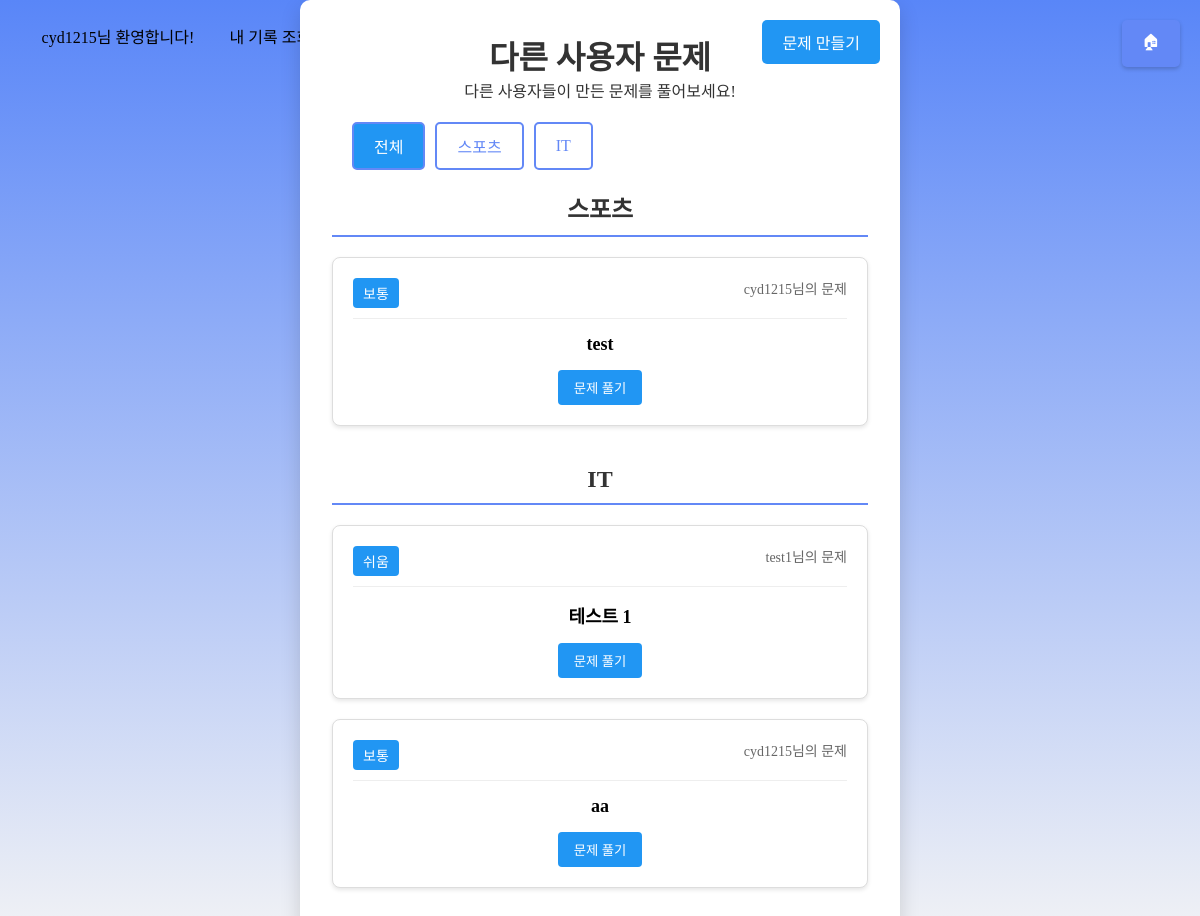
Page /accounts/user_quizzes/ (signed in) on the earlier database version.
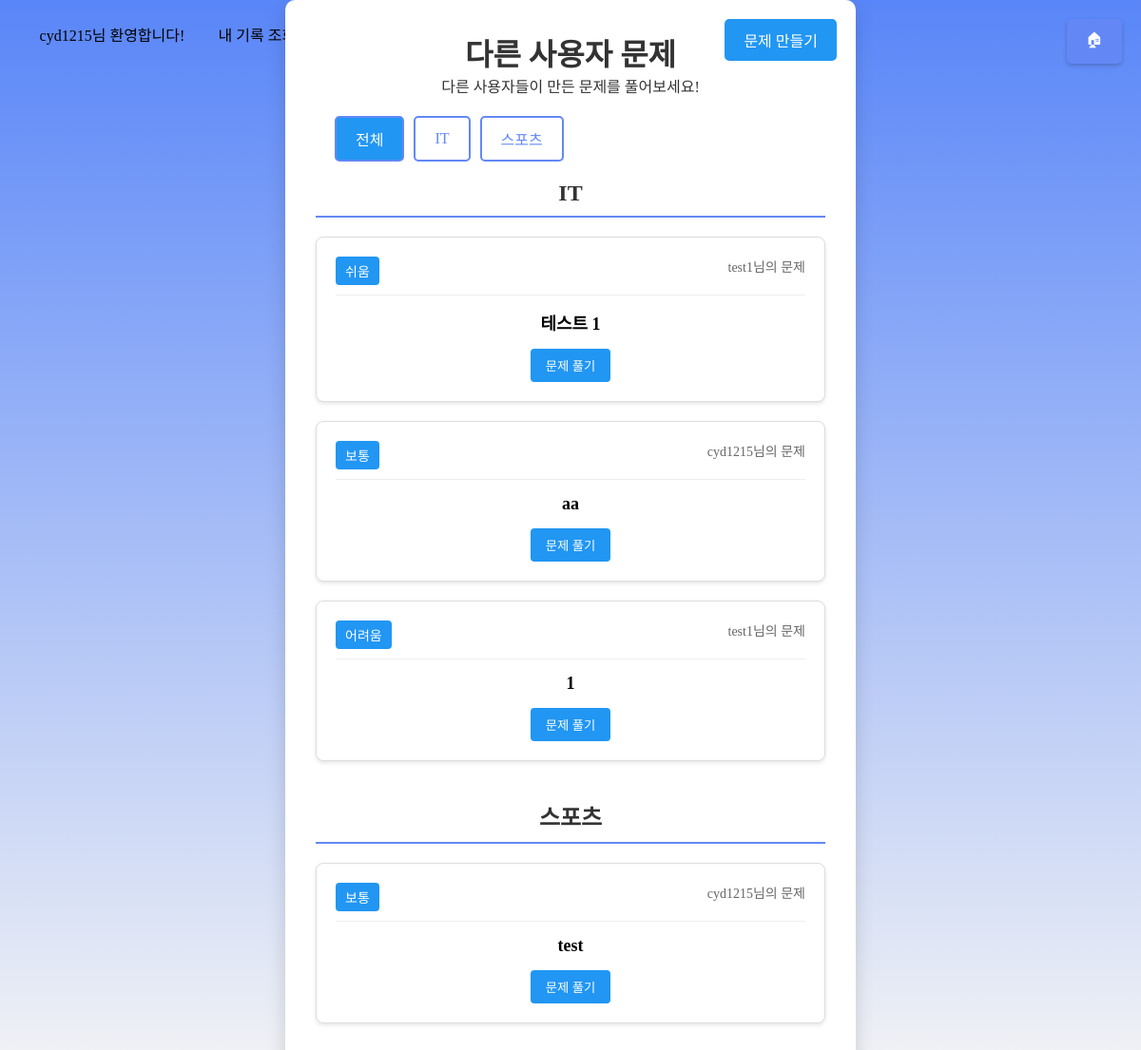
Same page on the later database version.
### quiz/models.py (models this page shows, shortened)
class UserQuiz(models.Model):
    DIFFICULTY_CHOICES = [
        ('easy', '쉬움'),
        ('medium', '보통'),
        ('hard', '어려움'),
    ]
    CATEGORY_CHOICES = [
        ('it', 'IT'),
        ('sports', '스포츠'),
        ('literature', '문학'),
        ('art', '예술'),
        ('economy', '경제'),
        ('proverb', '속담/사자성어'),
        ('history', '역사'),
        ('commonSense', '상식'),
    ]
    creator = models.ForeignKey(User, on_delete=models.CASCADE, related_name='created_quizzes')
    category = models.CharField(max_length=20, choices=CATEGORY_CHOICES)
    difficulty = models.CharField(max_length=10, choices=DIFFICULTY_CHOICES)
    question = models.TextField()
    created_at = models.DateTimeField(auto_now_add=True)

### quiz/views.py (the view)
# urls.py: path('user_quizzes/', quiz_views.user_quizzes, name='user_quizzes'),
@login_required
def user_quizzes(request):
    quizzes = UserQuiz.objects.all().order_by('-created_at')
    quizzes_by_category = {}
    difficulty_order = {'easy': 0, 'medium': 1, 'hard': 2}  # 난이도 정렬 순서 정의
    for quiz in quizzes:
        category_display = quiz.get_category_display()
        if category_display not in quizzes_by_category:
            quizzes_by_category[category_display] = []
        quizzes_by_category[category_display].append(quiz)
    for category in quizzes_by_category:
        quizzes_by_category[category].sort(key=lambda x: difficulty_order[x.difficulty])
    return render(request, 'accounts/user_quizzes.html', {'quizzes_by_category': quizzes_by_category})

### accounts/templates/accounts/user_quizzes.html (shortened to what this page needs)
{% load static %}
<!DOCTYPE html>
<html lang="ko">
  <head>
    <link rel="stylesheet" href="{% static 'css/styles.css' %}" />
  </head>
  <body>
    <a href="http://localhost:8000" class="main-menu-btn">🏠︎</a>
    <header>
      <div class="loginDivPa">
        {% if request.user.is_authenticated %}
        <div class="loginDivCh welcomeMsg">
          {{ request.user.username }}님 환영합니다!
        </div>
        <a class="loginDivCh" href="{% url 'my_results' %}">내 기록 조회</a>
        <div class="loginDivCh logout">
          <a href="{% url 'logout' %}">로그아웃</a>
        </div>
        {% endif %}
      </div>
    </header>
    <main>
      <div class="container" id="quizListContainer">
        <button class="create-btn" onclick="showCreateQuiz()">
          문제 만들기
        </button>
        <div class="title">
          <h1>다른 사용자 문제</h1>
          <p>다른 사용자들이 만든 문제를 풀어보세요!</p>
        </div>
        <div class="category-buttons">
          <button class="category-filter-btn active" data-category="all">
            전체
          </button>
          {% for category in quizzes_by_category.keys %}
          <button class="category-filter-btn" data-category="{{ category }}">
            {{ category }}
          </button>
          {% endfor %}
        </div>
        <div class="quiz-list">
          {% for category, quizzes in quizzes_by_category.items %}
          <div class="category-section active" data-category="{{ category }}">
            <h2 class="category-title">{{ category }}</h2>
            {% for quiz in quizzes %}
            <div class="quiz-item">
              <div class="quiz-header">
                <span class="quiz-difficulty"
                  >{{ quiz.get_difficulty_display }}</span
                >
                <span class="quiz-creator"
                  >{{ quiz.creator.username }}님의 문제</span
                >
              </div>
              <div class="quiz-content">
                <p class="quiz-question">{{ quiz.question }}</p>
              </div>
              <div class="quiz-footer">
                <button
                  class="solve-btn"
                  onclick="showQuizModal('{{ quiz.id }}')"
                >
                  문제 풀기
                </button>
              </div>
            </div>
            {% endfor %}
          </div>
          {% empty %}
          <div class="no-quizzes">
            <p>아직 등록된 문제가 없습니다. 첫 번째 문제를 만들어보세요!</p>
          </div>
          {% endfor %}
        </div>
      </div>
    </main>
  </body>
</html>

### static/css/styles.css (style rules this page uses)
* { margin: 0; padding: 0; box-sizing: border-box; font-family: 'BMJUA'; }
a { color: inherit; text-decoration: none; }
body { background: linear-gradient(to bottom, #5986f8, hsl(0, 0%, 96%)); background-repeat: no-repeat; background-size: cover; }
header { height: 0; }
.loginDivPa { width: 10rem; display: flex; position: relative; left: 0.6rem; top: 1.3rem; }
.loginDivCh { flex: 1 0 auto; margin-left: 1.8rem; border-radius: 10px; transition: background-color 0.3s, transform 0.2s; text-align: center; padding: 0.2rem; }
main { float: none; min-height: 100vh; display: flex; justify-content: center; align-items: center; }
.container { background: #fff; width: 90%; max-width: 600px; padding: 2rem; border-radius: 10px; box-shadow: 0 8px 20px rgba(0, 0, 0, 0.15); position: relative; text-align: center; }
.title { font-size: 1rem; margin-bottom: 0.9rem; color: #333; }

### accounts/templates/accounts/user_quizzes.html (style rules this page uses)
.create-btn { position: absolute; top: 20px; right: 20px; padding: 10px 20px; background-color: #2196f3; color: white; border: none; border-radius: 5px; cursor: pointer; font-size: 16px; transition: background-color 0.3s; }
.container { position: relative; }
.quiz-list { margin-top: 20px; }
.quiz-item { background: white; border: 1px solid #ddd; border-radius: 8px; padding: 20px; margin-bottom: 20px; box-shadow: 0 2px 4px rgba(0, 0, 0, 0.1); }
.quiz-header { display: flex; justify-content: space-between; margin-bottom: 15px; padding-bottom: 10px; border-bottom: 1px solid #eee; }
.quiz-difficulty { background: #2196f3; color: white; padding: 5px 10px; border-radius: 4px; font-size: 14px; }
.quiz-creator { color: #666; font-size: 14px; }
.quiz-content { margin: 15px 0; }
.quiz-question { font-size: 18px; font-weight: bold; margin-bottom: 15px; }
.quiz-footer { color: #999; font-size: 14px; margin-top: 15px; }
.category-section { margin-bottom: 40px; }
.category-title { font-size: 24px; color: #333; margin-bottom: 20px; padding-bottom: 10px; border-bottom: 2px solid #6388f6; }
.category-buttons { display: flex; flex-wrap: wrap; gap: 10px; margin: 20px 0; padding: 0 20px; }
.category-filter-btn { padding: 10px 20px; border: 2px solid #6388f6; border-radius: 5px; background: white; color: #6388f6; cursor: pointer; transition: all 0.3s; font-size: 16px; }
.category-filter-btn.active { background: #2196f3; color: white; }
.category-section { display: none; }
.category-section.active { display: block; }
.solve-btn { padding: 8px 16px; background-color: #2196f3; color: white; border: none; border-radius: 4px; cursor: pointer; transition: background-color 0.3s; }
.main-menu-btn { position: fixed; top: 20px; right: 20px; padding: 10px 20px; background-color: #6388f6; color: white; text-decoration: none; border-radius: 5px; z-index: 9999; box-shadow: 0 2px 4px rgba(0, 0, 0, 0.2); pointer-events: auto; }

Differences in the rows shown:
shown differently, row unchanged: UserQuiz "IT": moves up the list
added UserQuiz: difficulty "어려움", creator.username "test1", question "1", shown under "IT"
